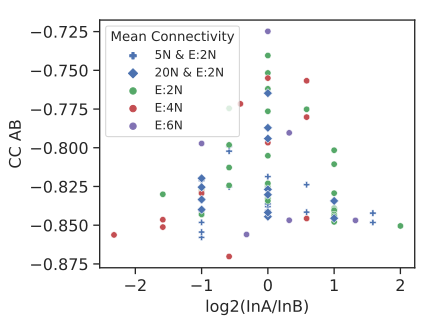

This chart was generated by the following Python code:
from matplotlib import pyplot as plt
import seaborn as sns
import pandas as pd
import numpy as np
from scipy import stats
from numpy.polynomial.polynomial import polyfit
from math import log

dfli = ["710", "720", "730", "1220", "1240", "1260", "1730", "1760", "1790", "2240", "2280", "22120"]
#dfli = ["710", "1220", "1730", "2240"]
#dfli = ["720", "1240", "1760", "2280"]
#dfli = ["730", "1260", "1790",  "22120"]

mdf = pd.DataFrame()

for dfl in dfli:
    bdf = pd.read_csv("B"+dfl+"TS.csv").iloc[:, 2:]
    cdf = pd.read_csv("C"+dfl+"TS.csv").iloc[:, 2:]
    cpdf = pd.read_csv("CP"+dfl+"TS.csv").iloc[:, 1:]
    ddf = pd.read_csv("D"+dfl+"TS.csv").iloc[:, 1:5]
    #df = pd.concat([cdf, cpdf, bdf], axis = 1)
    df = pd.concat([cdf, cpdf, bdf, ddf], axis = 1)
    if dfl == "710":
        df["Mean Connectivity"] = ["5N & E:2N"]*100
    elif dfl == "2240":
        df["Mean Connectivity"] = ["20N & E:2N"]*100
    elif dfl in ["1220", "1730"]:
        df["Mean Connectivity"] = ["E:2N"] * 100
    elif dfl in ["720", "1240", "1760", "2280"]:
        df["Mean Connectivity"] = ["E:4N"] * 100
    else:
        df["Mean Connectivity"] = ["E:6N"] * 100
    #print(df.head())
    mdf = mdf.append(df)

mdf["InABR"] = np.log2(mdf["InA"]/mdf["InB"])
mdf["BCABR"] = np.log2(mdf["BC A"]/mdf["BC B"])
#mdf["PNRA"] = mdf["PInA"]/mdf["NInA"]
#mdf["PNRB"] = mdf["PInB"]/mdf["NInB"]


print(mdf.head())
print(mdf.shape)


sns.set(rc={'figure.figsize':(4.5,3.5)})
sns.set_context("paper", rc={"font.weight":'bold',"legend.fontsize":9,"legend.title_fontsize":10,"font.size":12,"axes.titlesize":12,"axes.labelsize":12,"xtick.labelsize":12,"ytick.labelsize":12})
#sns.set_context("paper", rc={"legend.fontsize":12,"font.size":12,"axes.titlesize":12,"axes.labelsize":12,"xtick.labelsize":12,"ytick.labelsize":12})
sns.set_style("ticks")


# SCATTERPLOT CODE
mdf = mdf[(mdf["BC A"] >= 0.55) & (mdf["BC B"] >= 0.55)]
sns.scatterplot(data=mdf, x="InABR", y="CC AB", hue="Mean Connectivity", hue_order=["5N & E:2N","20N & E:2N", "E:2N" ,"E:4N", "E:6N"], palette=['#4c72b0', '#4c72b0', '#55a868', '#c44e52', '#8172b3'], style="Mean Connectivity", markers=["P","o","o","o","D"])

plt.legend(loc="upper left", title="Mean Connectivity")
plt.xlabel("log2(InA/InB)")
plt.ylabel("CC AB")
plt.tight_layout()
plt.savefig("F4C.svg",dpi=400)
plt.savefig("F4C.png",dpi=400, pad_inches=0)
plt.show()

